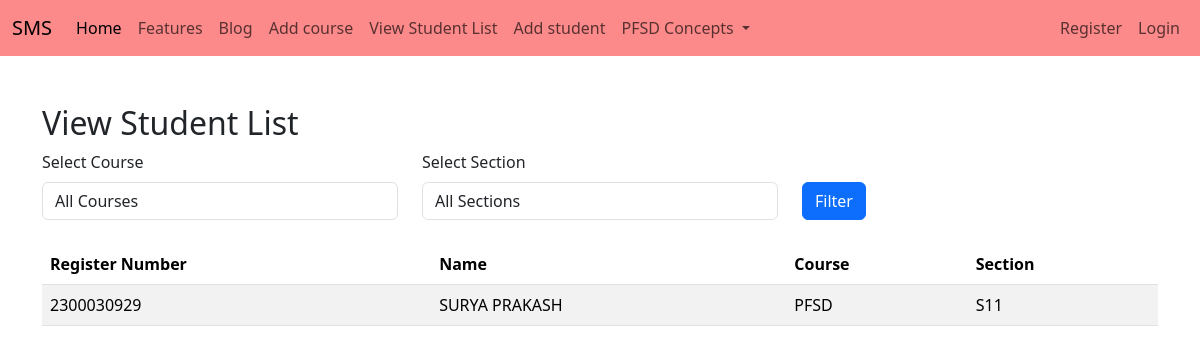
The app's page /facultyapp/view_student_list/ with its own data.
### adminapp/models.py (models this page shows, shortened)
class StudentList(models.Model):
    Register_Number = models.CharField(max_length=20,unique=True)
    Name = models.CharField(max_length=100)

### facultyapp/models.py (models this page shows, shortened)
class AddCourse(models.Model):
    COURSE_CHOICES = [
        ('AOOP', 'Advanced Object-Oriented Programming'),
        ('PFSD', 'Python Full Stack Development'),
        ('OS','Operating Systems'),
    ]
    SECTION_CHOICES = [
        ('S11', 'Section S11'),
        ('S12', 'Section S12'),
        ('S13', 'Section S13'),
        ('S14', 'Section S14'),
        ('S15', 'Section S15'),
    ]
    student = models.ForeignKey(StudentList, on_delete=models.CASCADE)
    course = models.CharField(max_length=50, choices=COURSE_CHOICES)
    section = models.CharField(max_length=50, choices=SECTION_CHOICES)

### facultyapp/views.py (the view)
# urls.py: path('view_student_list/',views.view_student_list,name='view_student_list'),
def view_student_list(request):
    course = request.GET.get('course')
    section = request.GET.get('section')
    student_courses = AddCourse.objects.all()
    if course:
        student_courses = student_courses.filter(course=course)
    if section:
        student_courses = student_courses.filter(section=section)
    students = StudentList.objects.filter(id__in=student_courses.values('student_id'))
    course_choices = AddCourse.COURSE_CHOICES
    section_choices = AddCourse.SECTION_CHOICES
    context = {
        'students': students,
        'course_choices': course_choices,
        'section_choices': section_choices,
        'selected_course': course,
        'selected_section': section,
    }
    return render(request, 'facultyapp/students.html', context)

### templates/facultyapp/students.html (shortened to what this page needs)
{% extends 'Navbar/FacultyNavbar.html' %}
{% load static %}
{% block body %}
    <div class="container mt-5">
        <h2>View Student List</h2>
        <form method="get" class="mb-4">
            <div class="row">
                <div class="col-md-4">
                    <label for="course" class="form-label">Select Course</label>
                    <select name="course" id="course" class="form-control">
                        <option value="">All Courses</option>
                    </select>
                </div>
                <div class="col-md-4">
                    <label for="section" class="form-label">Select Section</label>
                    <select name="section" id="section" class="form-control">
                        <option value="">All Sections</option>
                    </select>
                </div>
                <div class="col-md-4 mt-4">
                    <button type="submit" class="btn btn-primary mt-2">Filter</button>
                </div>
            </div>
        </form>
        <table class="table table-striped">
            <thead>
                <tr>
                    <th>Register Number</th>
                    <th>Name</th>
                    <th>Course</th>
                    <th>Section</th>
                </tr>
            </thead>
            <tbody>
                {% if students %}
                    {% for student in students %}
                        <tr>
                            <td>{{ student.Register_Number }}</td>
                            <td>{{ student.Name }}</td>
                            <td>{{ student.addcourse_set.first.course }}</td>
                            <td>{{ student.addcourse_set.first.section }}</td>
                        </tr>
                    {% endfor %}
                {% else %}
                    <tr>
                        <td colspan="4" class="text-center">No students found.</td>
                    </tr>
                {% endif %}
            </tbody>
        </table>
    </div>
{% endblock %}

### records on screen
StudentList: Register_Number "2300030929", Name "SURYA PRAKASH", addcourse_set.first.course "PFSD", addcourse_set.first.section "S11"
